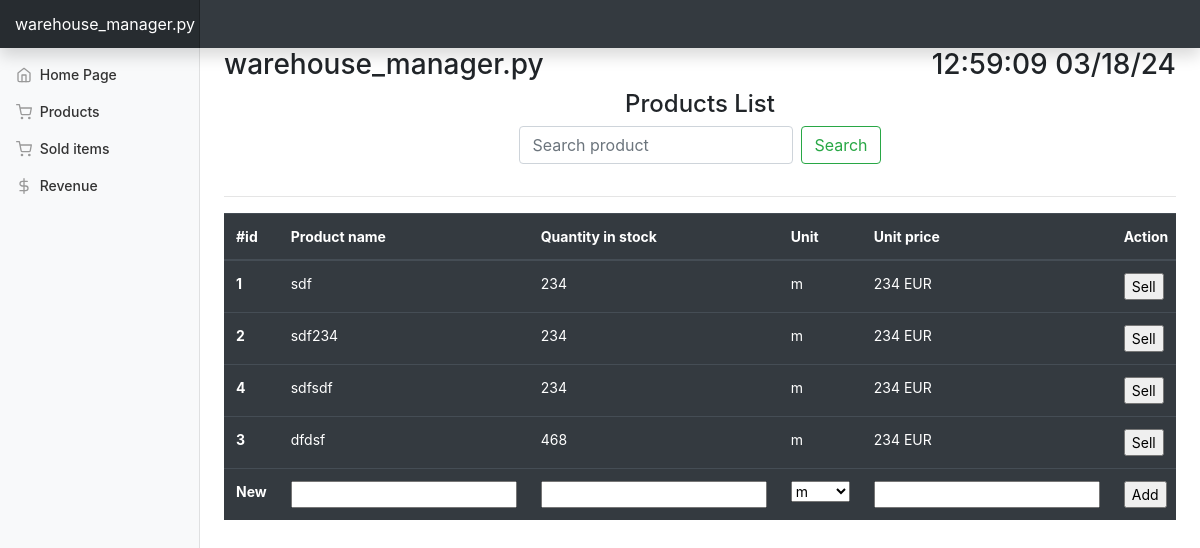
/products, run on an earlier commit of the app's database.
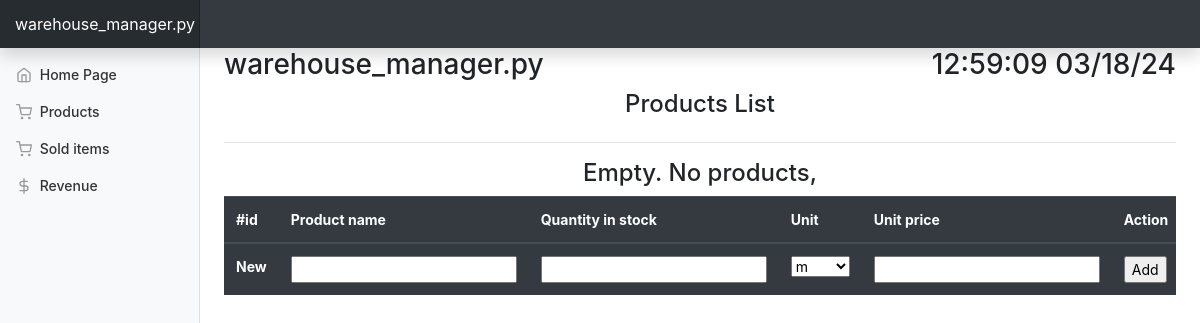
And on a later commit of the database.
### app/models.py (models this page shows, shortened)
class Item(db.Model):
    id = db.Column(db.Integer, primary_key=True)
    name = db.Column(db.String(100), index=True, unique=True)
    quantity_in_stock = db.Column(db.Integer, index=True)
    quantity_sold = db.Column(db.Integer, index=True)
    unit = db.Column(db.String(100), index=True)
    unit_price = db.Column(db.Integer, index=True)

### app/routes.py (the view, shortened to what this page needs)
@app.route('/products', methods=["GET", "POST"])
def products_list():
    global prev_path
    prev_path = request.path
    addItemForm = ProductAddForm()
    search_query = request.args.get('search')
    if search_query:
        items = Item.query.filter(Item.name.ilike(f"%{search_query}%"), Item.quantity_in_stock > 0).all()
    else:
        items = Item.query.filter(Item.quantity_in_stock > 0).all()
    return render_template("products_list.html",
                           date_and_time=get_current_time_and_date(),
                           form=addItemForm,
                           items=[item if item.quantity_in_stock > 0 else None for item in items],
                           search_query=search_query if search_query else None
                           )

### app/forms.py
class ProductAddForm(FlaskForm):
    name = StringField('Name',
                       validators=[DataRequired()])
    quantity_in_stock = DecimalField('Quantity',
                            validators=[DataRequired(),
                                        NumberRange(min=0,
                                                    message=None)])
    unit = SelectField('Unit',
                       validators=[DataRequired()],
                       choices=[('m', 'm'),
                                ('kg', 'kg'),
                                ('pcs', 'pcs'),
                                ('box', 'box'),
                                ('pallet', 'pallet')])
    unit_price = DecimalField('Unit price',
                              validators=[DataRequired(),
                                          NumberRange(min=0,
                                                      message=None)])

### app/utils.py (called while the page is built)
def get_current_time_and_date():
    date_and_time = datetime.datetime.now()
    return date_and_time.strftime("%X %x")

### app/templates/products_list.html (shortened to what this page needs)
{% extends "base.html" %}
{% block content %}
<div>
  <div class="w-100 d-flex flex-column justify-content-center align-items-center">
    <h4>Products List</h4>
    {% if items %}
    <form class="form-inline mb-3" action="/products" method="GET">
      <input class="form-control mr-sm-2" type="text" value="{% if search_query %}{{ search_query }}{% endif %}" placeholder="Search product" aria-label="Search product" name="search">
      <button class="btn btn-outline-success" type="submit">Search</button>
    </form>
    {% endif %}
  </div>
    <hr>
  <div class="table-responsive">
    <table class="table table-dark">
      <thead>
        <tr>
          <th scope="col">#id</th>
          <th scope="col">Product name</th>
          <th scope="col">Quantity in stock</th>
          <th scope="col">Unit</th>
          <th scope="col">Unit price</th>
          <th scope="col">Action</th>
        </tr>
      </thead>
      <tbody>
        {% if items %}
        {% for item in items %}
          <tr>
            <th scope="row">{{ item.id }}</th>
            <td>{{ item.name }}</td>
            <td>{{ item.quantity_in_stock }}</td>
            <td>{{ item.unit }}</td>
            <td>{{ item.unit_price }} EUR</td>
            <td>
              <form method="GET" action="/sell/{{ item.name }}">
                <input type="submit" value="Sell">
              </form>
            </td>
          </tr>
        {% endfor %}
        {% else %}
        <div class="w-100 d-flex flex-column justify-content-center align-items-center">
          <h4>Empty. No products,</h4>
        </div>
        {% endif %}
          <form method="POST" action="/products">
            <tr>
              <th score="row">New</th>
                {% for field in form if field.widget.input_type != 'hidden' %}
                  <td>{{ field }}</td>
                {% endfor %}
                <td><input type="submit" value="Add"></td>
              </tr>
          </form>
        </tbody>
    </table>
  </div>
</div>
{% endblock %}

### app/templates/base.html (shortened to what this page needs)
<!doctype html>
<html lang="en">
  <head>
<link rel="stylesheet" href="https://stackpath.bootstrapcdn.com/bootstrap/4.4.1/css/bootstrap.min.css">
    <link rel="stylesheet" href="{{ url_for('static', filename='css/dashboard.css') }}">
  </head>
  <body>
    <nav class="navbar navbar-dark fixed-top bg-dark flex-md-nowrap p-0 shadow">
  <a class="navbar-brand col-sm-3 col-md-2 mr-0" href="/">warehouse_manager.py</a>
</nav>
<div class="container-fluid">
  <div class="row">
    <nav class="col-md-2 d-none d-md-block bg-light sidebar">
      <div class="sidebar-sticky">
        <ul class="nav flex-column">
          <li class="nav-item">
            <a class="nav-link" href="/">
              <span data-feather="home"></span>
              Home Page <span class="sr-only">(current)</span>
            </a>
          </li>
          <li class="nav-item">
            <a class="nav-link" href="{{ url_for('products_list') }}">
              <span data-feather="shopping-cart"></span>
              Products
            </a>
          </li>
          <li class="nav-item">
            <a class="nav-link" href="{{ url_for('sold_list') }}">
              <span data-feather="shopping-cart"></span>
              Sold items
            </a>
          </li>
          <li class="nav-item">
            <a class="nav-link" href="{{ url_for('show_revenue') }}">
              <span data-feather="dollar-sign"></span>
              Revenue
            </a>
          </li>
        </ul>
      </div>
    </nav>
    <main role="main" class="col-md-9 ml-sm-auto col-lg-10 px-4">
      <div class="d-flex flex-row justify-content-between align-items-center">
        <h3>warehouse_manager.py</h3>
        <h3>{{ date_and_time }}</h3>
      </div>
      {% block content %}
      {% endblock content %}
    </main>
  </div>
</div>
</body>
</html>

### static/css/dashboard.css (style rules this page uses)
body { font-size: .875rem; }
.feather { width: 16px; height: 16px; vertical-align: text-bottom; }
.sidebar { position: fixed; top: 0; bottom: 0; left: 0; z-index: 100; padding: 48px 0 0; box-shadow: inset -1px 0 0 rgba(0, 0, 0, .1); }
.sidebar-sticky { position: relative; top: 0; height: calc(100vh - 48px); padding-top: .5rem; overflow-x: hidden; overflow-y: auto; }
.sidebar .nav-link { font-weight: 500; color: #333; }
.sidebar .nav-link .feather { margin-right: 4px; color: #999; }
[role="main"] { padding-top: 133px; }
@media (min-width: 768px) { [role="main"] { padding-top: 48px; } }
.navbar-brand { padding-top: .75rem; padding-bottom: .75rem; font-size: 1rem; background-color: rgba(0, 0, 0, .25); box-shadow: inset -1px 0 0 rgba(0, 0, 0, .25); }

What changed in the data, as far as the page shows it:
removed Item: id "1", name "sdf", quantity_in_stock "234", unit "m", unit_price "234"
removed Item: id "2", name "sdf234", quantity_in_stock "234", unit "m", unit_price "234"
removed Item: id "4", name "sdfsdf", quantity_in_stock "234", unit "m", unit_price "234"
removed Item: id "3", name "dfdsf", quantity_in_stock "468", unit "m", unit_price "234"
Also different on the page:
text no longer shown: "Search"
text now shown: "Empty. No products,"
